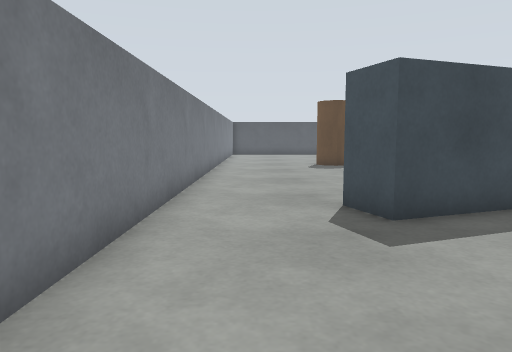
[1] (above)

16 first-person views from a walk through a Gazebo world. The camera is 0.26 m above the floor, tilts 6° down and sees 70° across. The floor is counted in squares, 0.2 m on a side. Each view is taken from the middle of a square. On the plan, view 1 faces up. The plan holds only what a view shows up to about 15 squares ahead; the rest is blank. The place goes on beyond the plan.

[2]
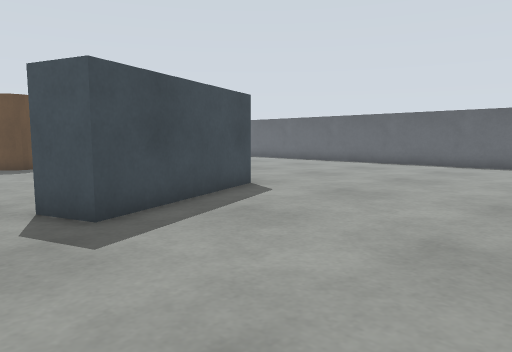

[3]
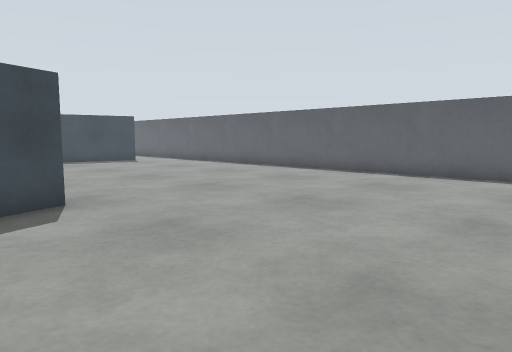

[4]
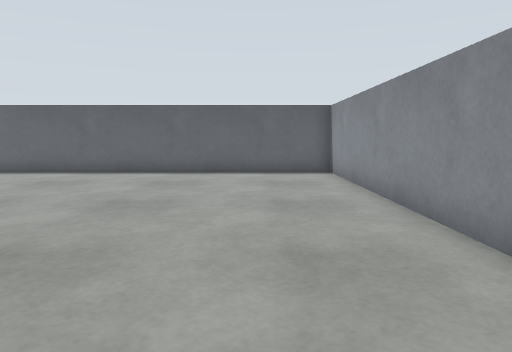

[5]
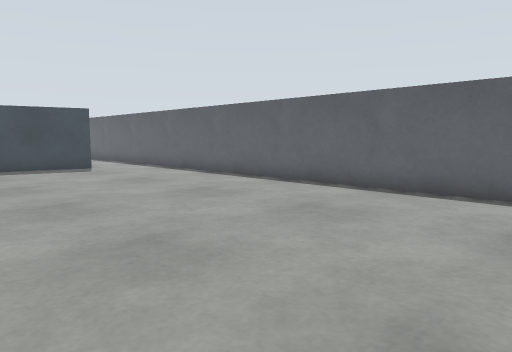

[6]
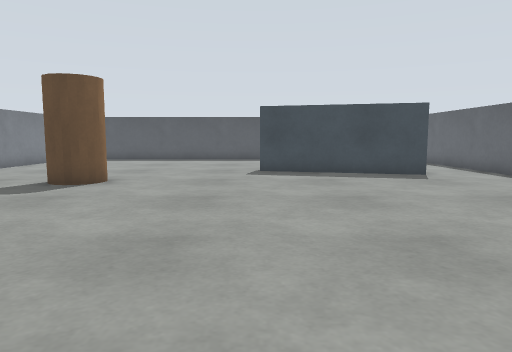

[7]
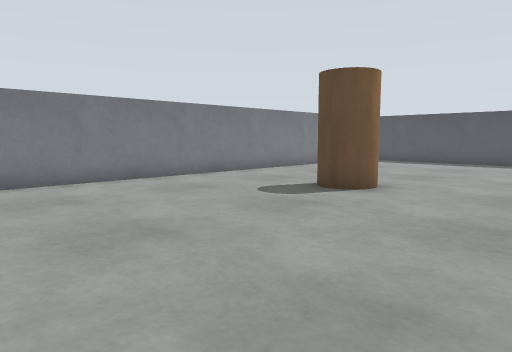

[8]
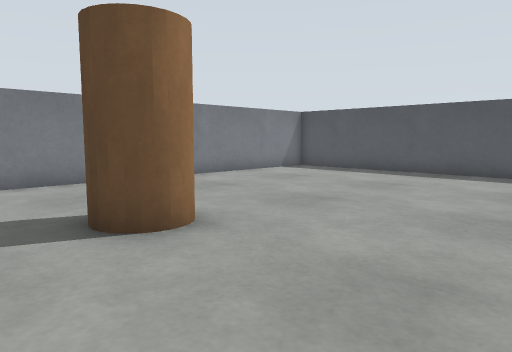

[9]
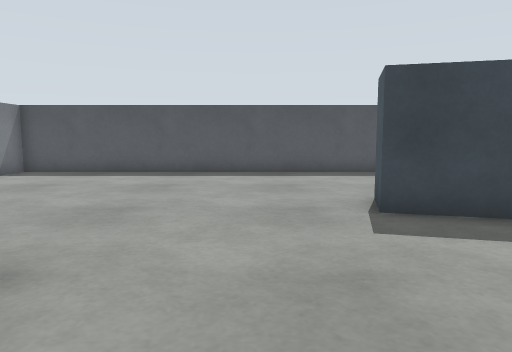

[10]
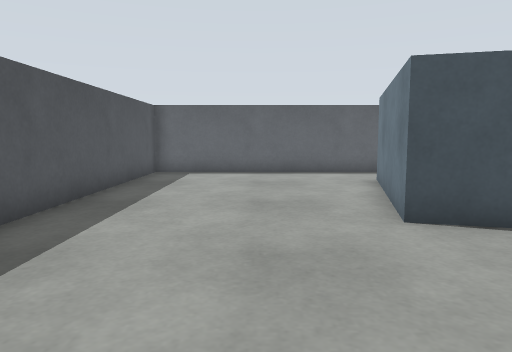

[11]
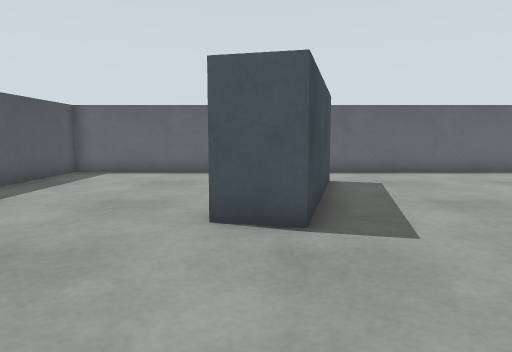

[12]
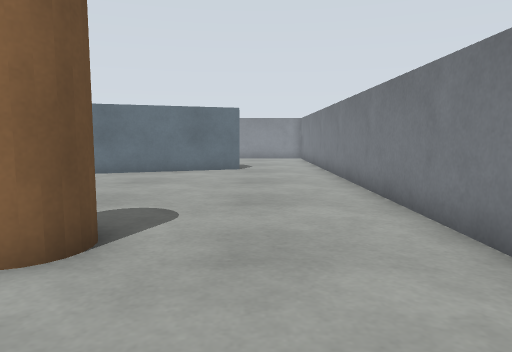

[13]
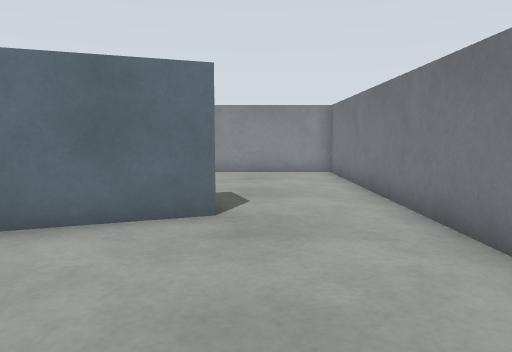

[14]
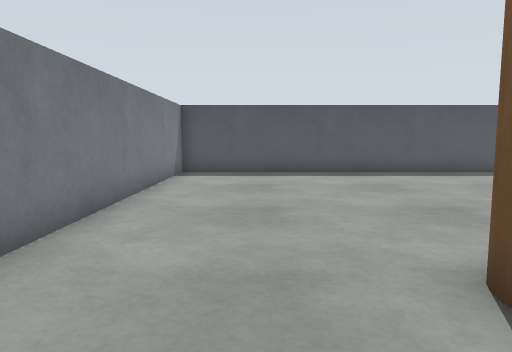

[15]
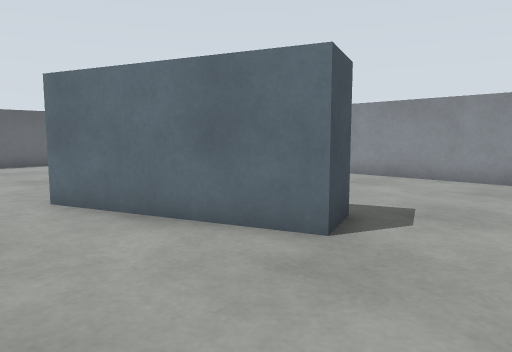

[16]
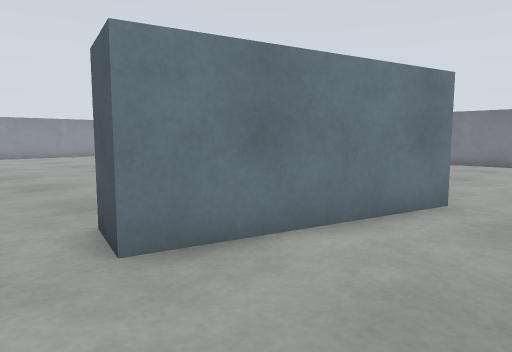

### Floor plan
Points are (right, up) in squares from view 1. A wall is a line through its corners. A room is listed if a view was taken in it or the views show most of it. See-through windows are left out.
Room 1 (views 1, 2, 3, 4, 5, 6, 7, 8, 9, 10, 11, 12, 13, 14, 15, 16)
walls: (7.4, 7.5) (2.2, 5.6) (1.7, 7) (6.9, 8.9); (9.2, 21.3) (9.5, 22.7) (15.3, 21.2) (15, 19.8) (9.2, 21.3); (7.9, -0.8) (17.8, -0.8) (17.8, 28.8) (-1.8, 28.8) (-1.8, -0.8) (6, -0.8)
objects: brown cylinder (3, 17) to (4, 18)

Positions as (right, up) in squares from view 1, and headings:
1: (0, 0), facing up
2: (0, 0), facing up-right
3: (5, 0), facing up-right
4: (4, 2), facing right
5: (9, 4), facing up-right
6: (9, 7), facing up
7: (9, 9), facing up-left
8: (9, 15), facing up-left
9: (7, 15), facing up
10: (4, 25), facing right
11: (4, 22), facing right
12: (1, 22), facing down
13: (1, 13), facing down
14: (1, 15), facing up
15: (-1, 11), facing down-right
16: (17, 25), facing down-left
